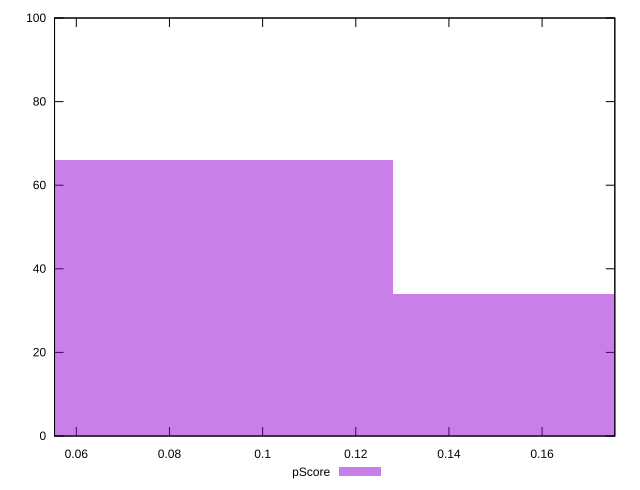

The script that saved this image:
reset

$pScore <<EOF
0.1705795449686959 34
0.08528977248434795 66
EOF

set key outside below
set boxwidth 0.08528977248434795
set xrange [0.05532429335291911:0.17561498839195389]
set yrange [0:100]
set trange [0:100]
set style fill transparent solid 0.5 noborder
set terminal svg size 640, 490 enhanced background rgb 'white'
set output "report_00009_2021-02-08T22-37-41.559Z/largest-contentful-paint/samples/pages+cached+noadtech/pScore/histogram.svg"

plot $pScore title "pScore" with boxes

reset
